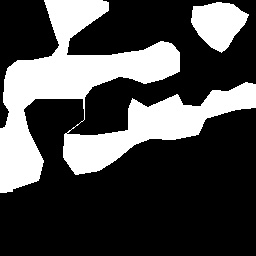
#> input picture Spatial_Generalizibility/Karachi_2/Masks/ges_359756_298370_20.jpg, 256 x 256 px, given in place of tru.jpg, which was not available
$ jupyter execute --allow-errors islo_error.ipynb
#> lines starting #> are read from the running program, lines starting #| are printed output that depends on the picture; after the words box and inside, x2 and y2 are one past the last pixel; in counts of white or black regions, pixels touching at a corner belong together; pictures that were not available may be replaced by others from this repository, and a replacement may not be noted
[cell 1]
import os

input_folder = '/content/drive/MyDrive/real_masks/Data2_nonaug'
output_folder = '/content/drive/MyDrive/real_masks/Data2_nonaugg'

os.makedirs(output_folder, exist_ok=True)

os.chdir(input_folder)

for file_name in os.listdir(input_folder):
    if file_name.lower().endswith(".jpg"):
        old_path = os.path.join(input_folder, file_name)
        new_path = os.path.join(output_folder, file_name.lower())
        os.rename(old_path, new_path)

[cell 2]
import cv2
import os
from google.colab import drive
from google.colab.patches import cv2_imshow

# Mount Google Drive to access the folders
drive.mount('/content/drive')
true = cv2.imread('/content/drive/MyDrive/predicted_masks/test/tru.jpg',cv2.IMREAD_GRAYSCALE)
#> true is the input picture: shape (256, 256); min 0, max 255, mean 74.7
pred = cv2.imread('/content/drive/MyDrive/predicted_masks/test/pred.jpg',cv2.IMREAD_GRAYSCALE)
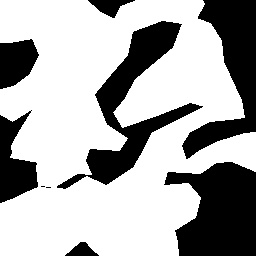
#> input picture Spatial_Generalizibility/Karachi_2/Masks/ges_359756_298371_20.jpg, 256 x 256 px, given in place of pred.jpg, which was not available
#> pred is the input picture: shape (256, 256); min 0, max 255, mean 171.9
true = cv2.resize(true, (256,256))
pred = cv2.resize(pred, (256,256))
# cv2_imshow(pred)
print(true.shape)
#| (256, 256)
print(pred.shape)
#| (256, 256)
threshold = 127
_, true = cv2.threshold(true, threshold, 255, cv2.THRESH_BINARY)
#> true: shape (256, 256); 29.3% white; 2 white regions, box (x1, y1, x2, y2) and area: (0, 0, 256, 193) 17303, (191, 2, 249, 53) 1907
_, pred = cv2.threshold(pred, threshold, 255, cv2.THRESH_BINARY)
#> pred: shape (256, 256); 67.4% white; 9 black regions (2 under 20 px), largest, box (x1, y1, x2, y2) and area: (164, 162, 256, 256) 6242, (57, 21, 203, 189) 5891, (182, 0, 256, 159) 5128
# pred[pred == 255] = 1
# true[true == 255] = 1
cv2_imshow(true)
cv2_imshow(pred)
# [5 lines of commented-out code are left out]
result = cv2.subtract(true, pred)
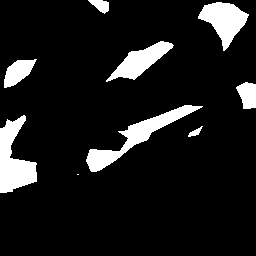
#> result: shape (256, 256); 10.5% white; 9 white regions (1 under 20 px), largest, box (x1, y1, x2, y2) and area: (86, 105, 203, 172) 1682, (0, 115, 37, 193) 1626, (198, 2, 249, 51) 1266
print(result)
#> (printed output is left out)
result[result == 255] = 1
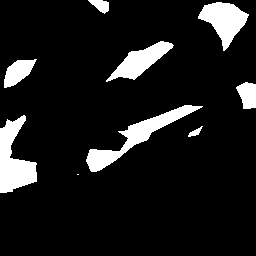
#> result: shape (256, 256); values 0 (black) and 1 (white), 10.5% white; 9 white regions (1 under 20 px), largest, box (x1, y1, x2, y2) and area: (86, 105, 203, 172) 1682, (0, 115, 37, 193) 1626, (198, 2, 249, 51) 1266
import numpy as np
import pandas as pd
def get_frequency_2d_array_pandas(arr):
    # Flatten the 2D array
    flat_arr = np.array(arr).flatten()

    # Use the value_counts() function to get the frequency of each unique value
    frequency_series = pd.value_counts(flat_arr)

    # Convert the result to a dictionary
    frequency_dict = frequency_series.to_dict()
#> frequency_dict = {0: 58665, 1: 6871}

    return frequency_dict

result1 = get_frequency_2d_array_pandas(result)
#> result1 = {0: 58665, 1: 6871}
print(result1)
#| {0: 58665, 1: 6871}
print(result.shape)
#| (256, 256)
error = (np.sum(result))/(256*256)
#> error = 0.105

#> (the rest of this cell did not finish here and is left out)

[cell 3]
import cv2
import os
import numpy as np
# from google.colab import drive

# Mount Google Drive to access the folders
# drive.mount('/content/drive')

def compare_images(folder1_path, folder2_path):
    # List to store the results of image comparison
#> called with folder1_path = 'Karachi_2\\Masks', folder2_path = 'Karachi_2\\Predictions\\DATA_1_AUG'
    errors = []
    image_names = []

    # Get the list of files in both folders
    folder1_files = os.listdir(folder1_path)
    folder2_files = os.listdir(folder2_path)

    # [5 lines of commented-out code are left out]
    for filename in folder1_files:
        print(filename)
        if filename in folder2_files:
            # Construct the full file paths
            file1_path = os.path.join(folder1_path, filename)
            file2_path = os.path.join(folder2_path, filename)

            # Read images using cv2
            img1 = cv2.imread(file1_path, cv2.IMREAD_GRAYSCALE)
            img2 = cv2.imread(file2_path, cv2.IMREAD_GRAYSCALE)
            threshold = 127
            _, true = cv2.threshold(img1, threshold, 255, cv2.THRESH_BINARY)
            _, pred = cv2.threshold(img2, threshold, 255, cv2.THRESH_BINARY)


            # Ensure that both images have the same size
            if img1.shape == img2.shape:
                # Subtract pixel values and append the result to the list
                result = cv2.subtract(true, pred)
#> result: shape (256, 256); every value is 0
                result[result == 255] = 1
                result[result == -255] = 1
                print(result)
#> (printed output is left out)
                error = (np.sum(result))/(256*256)
#> error = 0
                errors.append(error)
                image_names.append(filename)

            else:
                print(f"Images {filename} have different sizes and cannot be compared.")

    return errors, image_names

# Example usage:
folder1_path = 'Karachi_2\Masks'
folder2_path = 'Karachi_2\Predictions\DATA_1_AUG'

comparison_results = compare_images(folder1_path, folder2_path)
print(comparison_results)

[cell 4]
mean = (sum(comparison_results[0])/(len(comparison_results[0])+1e-07))
file_name = "Karachi_2\Pixel_Wise_Error\Err_DATA_1_AUG.txt"

# Open the file in write mode
with open(file_name, 'w') as file:
    # Write each item in the list to a new line
    i=0
    for item in comparison_results[0]:
        file.write(f"{comparison_results[1][i]} --> {item}\n")
        i+=1
    file.write("mean: %f" % mean)
